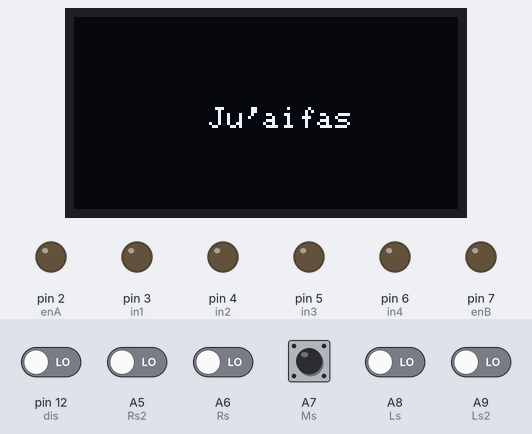
Simulated run of this sketch. Board: Arduino Mega 2560, built with avr-gcc and run on an emulated ATmega2560. On the bench: 128×64 one-colour display, output pins drawn as LEDs (lit = HIGH). The inputs (shaded band) are chosen by the test bench; at power-on: A7 (Ms) HIGH, A5 (Rs2), A6 (Rs), A8 (Ls), A9 (Ls2), pin 12 (dis) LOW. At 1.6 s the program stops and its outputs stay as they are.

Above: at 0.1 s.
At 1.62 s:
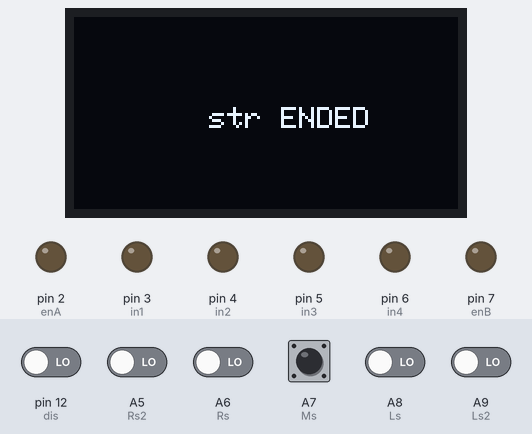

The sketch:

sohaib_22-4-2025_.ino
```cpp
#include <Wire.h>
#include <Adafruit_GFX.h>
#include <Adafruit_SSD1306.h>
#define SCREEN_WIDTH 128
#define SCREEN_HEIGHT 64

Adafruit_SSD1306 display(SCREEN_WIDTH, SCREEN_HEIGHT, &Wire, -1);
// التعريفات
int enA = 2;
int in1 = 3;
int in2 = 4;
int in3 = 5;
int in4 = 6;
int enB = 7;

//---Distance_GY-53---
const int dis = 12;

// حساسات IR (3 حساسات فقط: اليسار، الوسط، اليمين)
int Rs2 = A5;
int Rs = A6;
int Ls = A8;
int Ls2 = A9;
int Ms = A7;

int right2 , right, mid , left , left2 ;
int lm = 255;  // سرعة 100%
int rm = 255;  // سرعة 100%
unsigned long startTime;
bool highSpeed = true;

String lastState = "";

void setup() {
  Serial.begin(9600);

  if (!display.begin(SSD1306_SWITCHCAPVCC, 0x3C)) {
  Serial.println(F("لم يتم العثور على الشاشة OLED"));
  while (true); // توقف البرنامج إذا الشاشة غير موجودة
  }
  display.clearDisplay();
  display.setTextSize(1);
  display.setTextColor(SSD1306_WHITE);
  display.setCursor(45,30);
  display.println("");
  display.display();
  delay(1);

  pinMode(in1, OUTPUT);
  pinMode(in2, OUTPUT);
  pinMode(in3, OUTPUT);
  pinMode(in4, OUTPUT);
  pinMode(enA, OUTPUT);
  pinMode(enB, OUTPUT);
  pinMode(Rs2, INPUT);
  pinMode(Rs, INPUT);
  pinMode(Ls, INPUT);
  pinMode(Ms, INPUT);
  pinMode(Ls2, INPUT);
  pinMode(dis, INPUT);

  // بدء المؤقت
  startTime = millis();
}


void loop() {

  displayState("Ju'aifas");

  delay(500);
  str();
  displayState("what next ??");

  exit (loop);
 }

void str() {

  while (true) {

    right2 = digitalRead(Rs2);
    right = digitalRead(Rs);
    left = digitalRead(Ls);
    left2 = digitalRead(Ls2);
    mid = digitalRead(Ms);
    unsigned long duration = pulseIn(dis, HIGH); // Read pulse duration
    float distance_mm = duration; // Every microsecond = 1 mm
    int dis_cm = (distance_mm / 100.0) ;

    // الحركة بناءً على الحساسات
    if (right == 1 && left == 1) {
      displayState("FORWARD");

      digitalWrite(in1, HIGH);
      digitalWrite(in2, LOW);
      digitalWrite(in3, HIGH);
      digitalWrite(in4, LOW);
      analogWrite(enA, lm);
      analogWrite(enB, rm);
    } else if (right == 1 && left == 0) {
      displayState("RIGHT");

      digitalWrite(in1, HIGH);
      digitalWrite(in2, LOW);
      digitalWrite(in3, LOW);
      digitalWrite(in4, HIGH);
      analogWrite(enA, 75);
      analogWrite(enB, 75);
    } else if (right == 0 && left == 1) {
      displayState("LEFT");

      digitalWrite(in1, LOW);
      digitalWrite(in2, HIGH);
      digitalWrite(in3, HIGH);
      digitalWrite(in4, LOW);
      analogWrite(enA, 75);
      analogWrite(enB, 75);
    }

    // إذا كانت جميع الحساسات 0، توقف
    if ( (right == 0 && left == 0 && mid == 0) ||  (right2 == 0 && right == 0) || (left2 == 0 && left == 0) || (dis_cm < 10) ){
      displayState("str ENDED");

      digitalWrite(in1, LOW);
      digitalWrite(in2, LOW);
      digitalWrite(in3, LOW);
      digitalWrite(in4, LOW);
      analogWrite(enA, 0);
      analogWrite(enB, 0);
      return;

    }

  }
}

void FTR () {

  unsigned long duration = pulseIn(dis, HIGH); // Read pulse duration
  float distance_mm = duration; // Every microsecond = 1 mm
  int dis_cm = (distance_mm / 100.0) ;

  display.setCursor(0, 0);
  display.println("distance: ");
  display.println(dis_cm );
  display.println(" cm ");
  display.display();

    //  if (dis_cm <= 10){
      //    digitalWrite(in1, LOW);
        //  digitalWrite(in2, LOW);
          //digitalWrite(in3, LOW);
         // digitalWrite(in4, LOW);
          //analogWrite(enA, 0);
          //analogWrite(enB, 0);
          //exit(str);
          //return;
  //}
}


void displayState(String state) {
  if (state != lastState) {
    display.clearDisplay();
    display.setCursor(45, 30);
    display.println(state);
    display.display();
    lastState = state;
  }
}
```

Measured:
- what the display in image 0 shows lasts 1.5 s, from 0.1 s to 1.6 s
